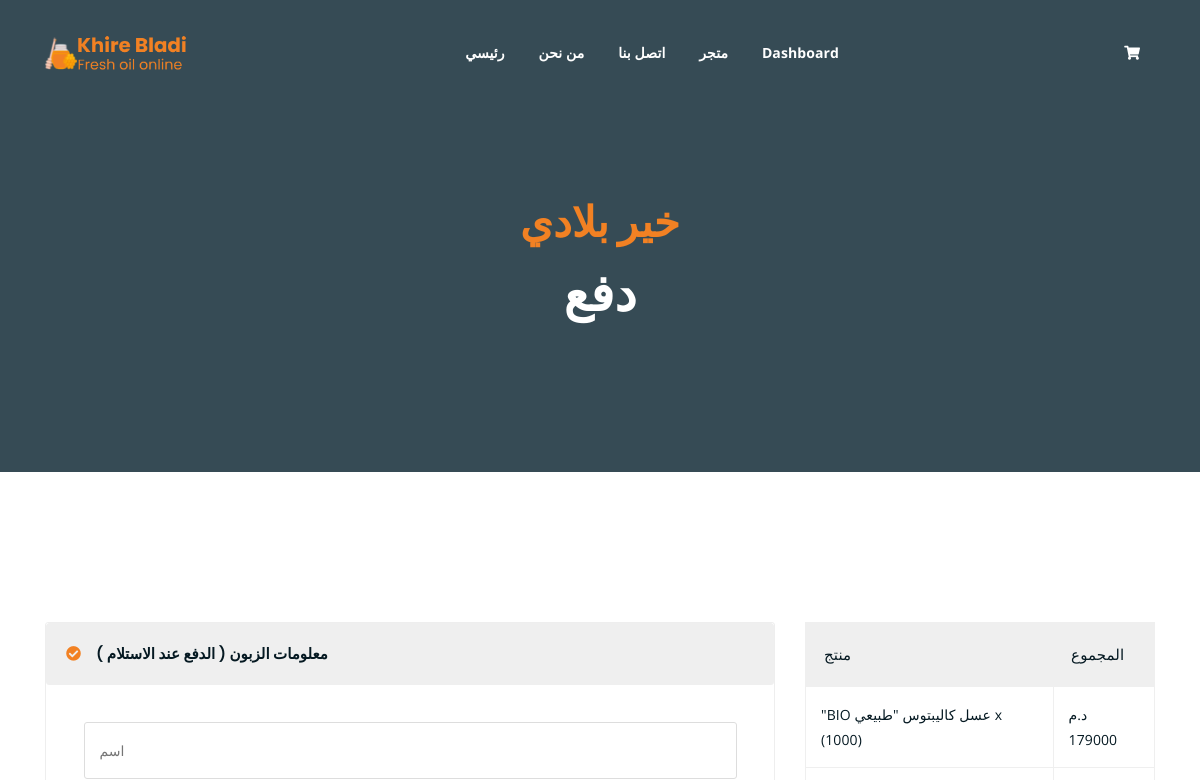
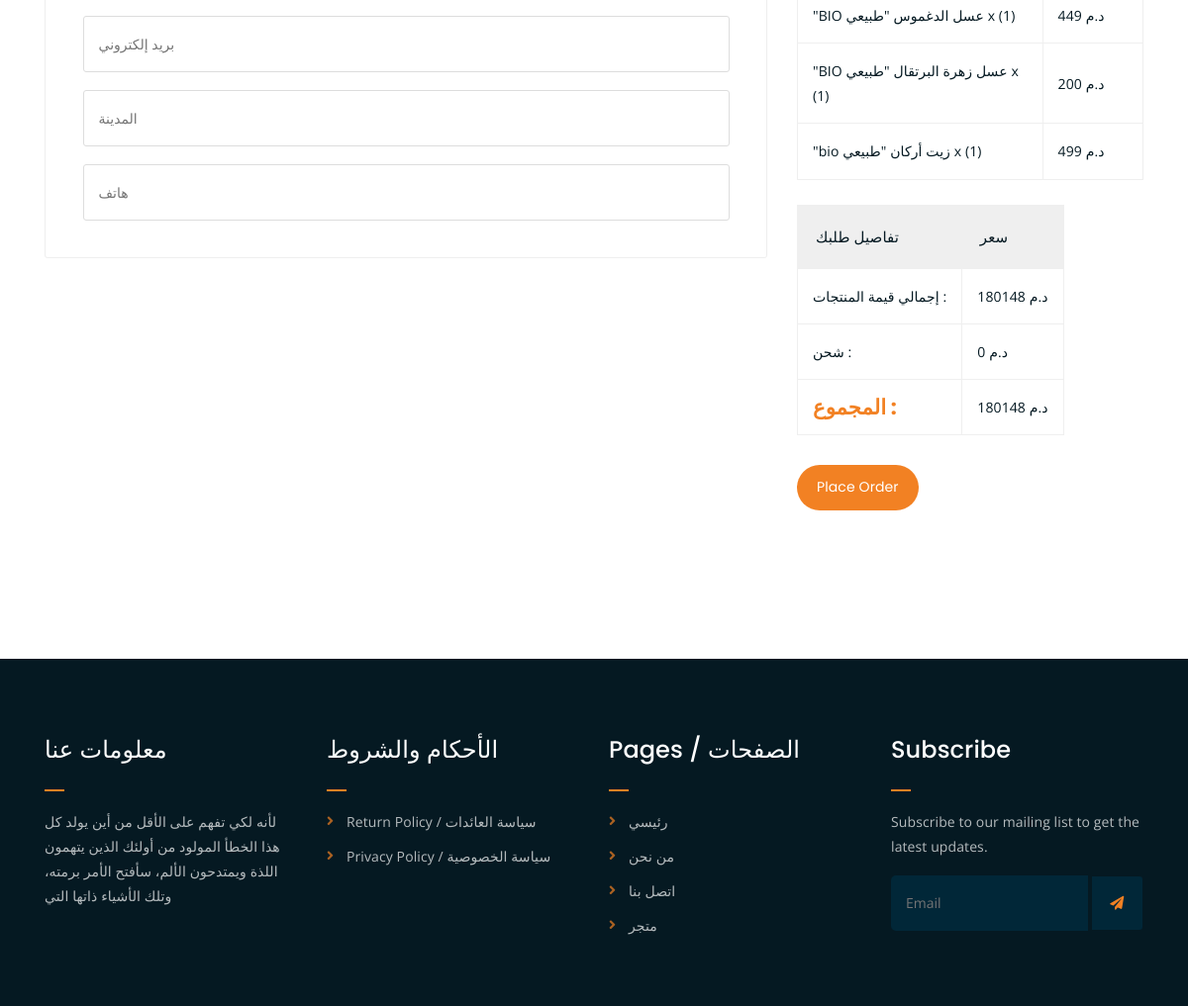
Page /products/checkout (signed in) on the committed database (2 pictures, top to bottom).
### products/models.py (models this page shows, shortened)
class OrderItem(models.Model):
    product = models.ForeignKey(Product, on_delete=models.SET_NULL, blank=True, null=True)
    order = models.ForeignKey(Order, on_delete=models.SET_NULL, blank=True, null=True)
    quantity = models.IntegerField(default=0, blank=True, null=True)
    date_added = models.DateTimeField(auto_now_add=True)
    def __str__(self):
        return str(self.product)
    @property
    def get_total(self):
        return self.product.price * self.quantity

class Product(models.Model):
    name = models.CharField(max_length = 100)
    discription = models.TextField()
    categories = models.ForeignKey(Categories, on_delete=models.CASCADE, null=True)
    price = models.FloatField()
    anchor_price = models.FloatField()
    product_image = models.ImageField(upload_to = "product", null=True)
    date = models.DateTimeField(auto_now_add=True)
    is_active = models.BooleanField(default=True)
    slug = AutoSlugField(unique=True)
    def __str__(self):
        return self.name

class Order(models.Model):
    customer = models.ForeignKey(Customer, on_delete=models.SET_NULL, blank=True, null=True)
    date_order = models.DateTimeField(auto_now_add=True)
    complete = models.BooleanField(default=False, blank=True, null=True)
    @property
    def get_cart_total(self):
        orderitem = self.orderitem_set.all()
        total = sum( [ item.get_total for item in orderitem ] )
        return total

### products/views.py (the view)
# urls.py: path("checkout", checkout, name="checkout"),
def checkout(request):
    if request.method == 'POST':
        form = ShippingAddressForm(request.POST)
        customer = get_customer(request)
        order, created = Order.objects.get_or_create(customer=customer, complete=False)
        orderitems = order.orderitem_set.all()
        print("1------------------")
        print(f"order: {order}")
        print(f"created: {created}")
        print(f"orderitems: {orderitems}")
        print("------------------")
        if orderitems:
            if form.is_valid():
                customer = get_customer(request)
                order, created = Order.objects.get_or_create(customer=customer, complete=False)
                items = order.orderitem_set.all()
                order.complete = True
                order.save()
                shipping_address = form.save(commit=False)
                shipping_address.customer = customer
                shipping_address.order = order
                shipping_address.save()
                messages.success(request, 'تم تقديم الطلبك بنجاح!')
                print("9bl success")
                if request.META.get('HTTP_X_REQUESTED_WITH') == 'XMLHttpRequest':
                    response_data = {'success': True}
                    print("ana f west")
                    return JsonResponse(response_data)
                print("ana hna")
            else:
                print(form.errors)
                messages.warning(request, 'Error in the form submission. Please check the errors above.')
        else:
                messages.warning(request, 'لا يوجد منتج')
    else:
        form = ShippingAddressForm()
    customer = get_customer(request)
    order, created = Order.objects.get_or_create(customer=customer, complete=False)
    items = order.orderitem_set.all()
    context = {
        'form': form,
        'items': items,
        'order': order,
    }
    return render(request, 'products/checkout.html', context)

### products/forms.py
class ShippingAddressForm(forms.ModelForm):
    class Meta:
        model = ShippingAddress
        fields = ['name', 'email', 'city', 'phone_number']
        widgets = {
            'name': forms.TextInput(attrs={'placeholder': 'اسم'}),
            'email': forms.EmailInput(attrs={'placeholder': 'بريد إلكتروني'}),
            'city': forms.TextInput(attrs={'placeholder': 'المدينة'}),
            'phone_number': forms.TextInput(attrs={'placeholder': 'هاتف'}),
        }

### products/context_processors.py (called while the page is built)
def cart_items(request):
    items = []
    try:
        customer = request.user.customer
    except AttributeError :
        try:
            device = request.COOKIES['device']
            customer, created = Customer.objects.get_or_create(device=device)
            order, created = Order.objects.get_or_create(customer=customer, complete=False)
            items = order.orderitem_set.all()
        except:
            items = []
    return {'cartItems': len(items),}

def crsf_token(request):
    csrf_token_included = request.session.get('csrf_token_included', False)
    request.session['csrf_token_included'] = True
    return {'csrf_token_included': csrf_token_included}

### products/views.py (called while the page is built)
def get_customer(request):
    try:
        customer = request.user.customer
    except:
        device = request.COOKIES['device']
        customer, created = Customer.objects.get_or_create(device=device)
    return customer

### products/templates/products/checkout.html (shortened to what this page needs)
{% extends 'base.html' %}
{% load static %}
{% block content %}
<div class="breadcrumb-section breadcrumb-bg">
    <div class="container">
        <div class="row">
            <div class="col-lg-8 offset-lg-2 text-center">
                <div class="breadcrumb-text">
                    <h2><span class="orange-text">خير بلادي </span></h2>
                    <h1>دفع</h1>
                </div>
            </div>
        </div>
    </div>
</div>
<div class="checkout-section mt-150 mb-150">
    <div class="container">
        <div class="row">
            <div class="col-lg-8">
                <div class="checkout-accordion-wrap">
                    <div class="accordion" id="accordionExample">
                        <div class="card single-accordion">
                            <div class="card-header" id="headingOne">
                                <h5 class="mb-0">
                                <button class="btn btn-link" type="button" data-toggle="collapse" data-target="#collapseOne" aria-expanded="true" aria-controls="collapseOne">
                                    ( الدفع عند الاستلام ) معلومات الزبون
                                </button>
                                </h5>
                            </div>
                            <div id="collapseOne" class="collapse show" aria-labelledby="headingOne" data-parent="#accordionExample">
                                <div class="card-body">
                                    <div class="billing-address-form">
                                        <form id="myForm" action="{% url 'checkout' %}" method="POST">
                                            <p> {{ form.name }} </p>
                                            <p> {{ form.email }} </p>
                                            <p> {{ form.city }} </p>
                                            <p> {{ form.phone_number }} </p>
                                        </form>
                                    </div>
                                </div>
                            </div>
                        </div>
                    </div>
                </div>
            </div>
            <div class="col-lg-4">
                <div class="order-details-wrap">
                    <table class="order-details">
                        <thead>
                            <tr>
                                <th>منتج</th>
                                <th>المجموع</th>
                            </tr>
                        </thead>
                        <tbody class="order-details-body">
                            {% for item in items %}
                                <tr>
                                    <td>{{item}} x ({{item.quantity}})</td>
                                    <td>د.م {{item.get_total|add:'0'}}</td>
                                </tr>
                            {% endfor %}
                        </tbody>
                    </table>
                    <br>
                    <table class="order-details">
                        <thead>
                            <tr>
                                <th>تفاصيل طلبك </th>
                                <th>سعر</th>
                            </tr>
                        </thead>
                        <tbody class="checkout-details">
                            <tr>
                                <td>إجمالي قيمة المنتجات :</td>
								<td>د.م {{ order.get_cart_total|add:'0'  }}</td>
                            </tr>
                            <tr>
                                <td>شحن :</td>
								<td>د.م 0</td>
                            </tr>
                            <tr>
                                <td><h4><span class="orange-text" >المجموع :</span></td>
								<td>د.م {{ order.get_cart_total|add:'0' }}</td>
                            </tr>
                        </tbody>
                    </table>
                    <a class="boxed-btn" onclick="document.getElementById('myForm').submit();" >Place Order</a>
                </div>
            </div>
        </div>
    </div>
</div>
{% endblock %}

### amlo/static/css/main.css (style rules this page uses)
html { font-size: 14px; font-weight: 400; line-height: 28px; height: 100%; }
body { font-family: "Open Sans", sans-serif; font-weight: 400; font-size: 1rem; letter-spacing: 0.1px; line-height: 1.8; color: #051922; overflow-x: hidden; }
a { cursor: pointer; text-decoration: none; -webkit-transition: all 0.2s ease-in-out; -o-transition: all 0.2s ease-in-out; transition: all 0.2s ease-in-out; }
h1, .h1, h2, .h2, h3, .h3, h4, .h4, h5, .h5, h6, .h6 { font-family: "Poppins", sans-serif; font-weight: 700; margin: 0 0 1.25rem 0; color: #051922; }
h1:last-child, .h1:last-child, h2:last-child, .h2:last-child, h3:last-child, .h3:last-child, h4:last-child, .h4:last-child, h5:last-child, .h5:last-child, h6:last-child, .h6:last-child { margin: 0; }
h1, .h1 { font-size: 4rem; font-weight: 700; line-height: 4rem; }
h2, .h2 { font-size: 3rem; font-weight: 700; line-height: 3.25rem; }
h4, .h4 { font-size: 1.5rem; font-weight: 700; line-height: 1.75rem; }
h5, .h5 { font-size: 1.25rem; font-weight: 700; line-height: 1.5rem; }
p { font-family: "Open Sans", sans-serif; font-weight: 400; font-size: 1rem; letter-spacing: 0.1px; line-height: 1.8; color: #051922; margin: 0 0 1.25rem 0; }
p:last-child { margin: 0; }
.mt-150 { margin-top: 150px; }
.mb-150 { margin-bottom: 150px; }
.orange-text { color: #F28123; }
a.boxed-btn { font-family: 'Poppins', sans-serif; display: inline-block; background-color: #F28123; color: #fff; padding: 10px 20px; }
a.boxed-btn, a.bordered-btn, a.cart-btn, a.cart-btn-border { border-radius: 50px; }
.breadcrumb-bg { background-image: url(../img/breadcrumb-bg.jpg); }
.breadcrumb-text h1 { font-size: 50px; font-weight: 900; color: #fff; margin: 0; margin-top: 20px; }
.breadcrumb-section { padding: 150px 0; background-size: cover; background-position: center center; position: relative; z-index: 1; background-attachment: fixed; padding-top: 200px; }
.breadcrumb-section:after { position: absolute; left: 0; top: 0; width: 100%; height: 100%; content: ""; background-color: #07212e; z-index: -1; opacity: 0.8; }
a.boxed-btn { -webkit-transition: 0.3s; -o-transition: 0.3s; transition: 0.3s; }
html, body { height: 100%; }
thead { border-bottom: 1px solid #eee; }
.card.single-accordion { margin-bottom: 15px; border-bottom: 1px solid #EFEFEF !important; }
.card.single-accordion .card-header { background-color: #fff; border: none; padding: 0; }
.card.single-accordion:last-child { margin-bottom: 0; }
.card.single-accordion .card-header h5 button { color: #051922; font-size: 15px; display: block; width: 100%; text-align: left; padding: 20px; text-decoration: none; border: none; background-color: #EFEFEF; position: relative; padding-left: 50px; font-weight: 600; }
.card.single-accordion { border: 1px solid #F9F9F9; }
.billing-address-form { padding: 20px; }
.billing-address-form form p input { border: 1px solid #ddd; padding: 15px; width: 100%; border-radius: 3px; }
.card.single-accordion .card-header h5 button:before { position: absolute; left: 20px; top: 50%; content: "\f058"; font-family: "Font Awesome 5 Free"; font-weight: 900; line-height: 22px; margin-top: -11px; color: #F28123; }
.billing-address-form form p:last-child { margin-bottom: 0; }
table.order-details { border: 1px solid #efefef; }
table.order-details thead tr th { background-color: #efefef; padding: 18px; font-size: 15px; font-weight: 500; }
table.order-details tbody td { border: 1px solid #efefef; padding: 15px; }
.order-details-wrap > a { margin-top: 30px; }
.card.single-accordion { border: 1px solid #eeeeee; }

### rows in the picture
OrderItem: product.name "\"BIO عسل كاليبتوس \"طبيعي", quantity "1000", get_total|add "179000"
OrderItem: product.name "\"BIO عسل الدغموس \"طبيعي", quantity "1", get_total|add "449"
OrderItem: product.name "\"BIO عسل زهرة البرتقال \"طبيعي", quantity "1", get_total|add "200"
OrderItem: product.name "\"bio زيت أركان \"طبيعي", quantity "1", get_total|add "499"
Order: get_cart_total|add "180148"
